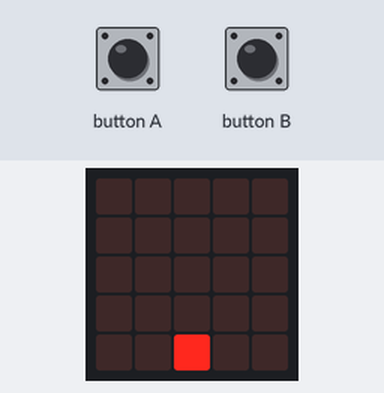
This program was run on a simulated BBC micro:bit running MicroPython. Parts: the board's 5×5 LED display. Inputs (shaded band) come from the test bench.

Above: at 1.2 s.
1.3 s: button A pressed for 0.15 s
At 2.4 s:
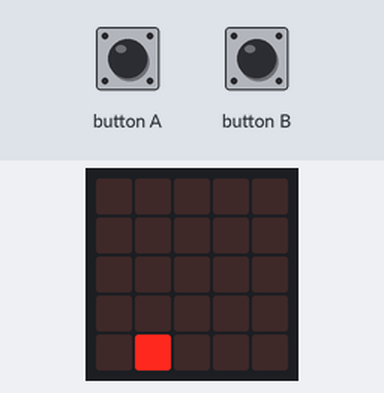
2.9 s: button A pressed for 1 s
At 3.7 s:
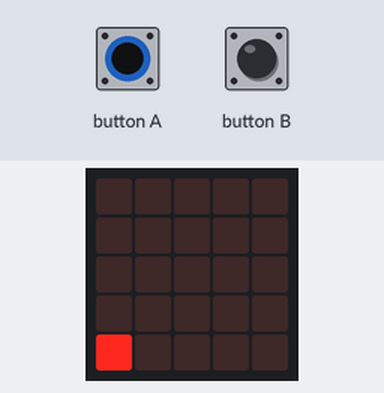
5.4 s: button B pressed for 0.15 s
At 5.9 s:
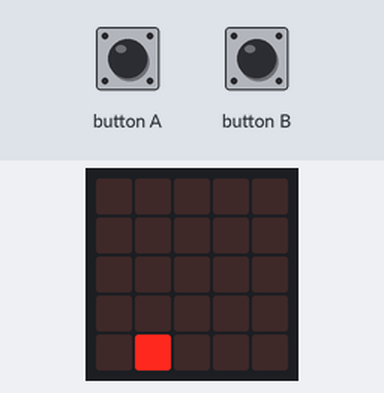
7.0 s: button B pressed for 1 s
At 7.3 s:
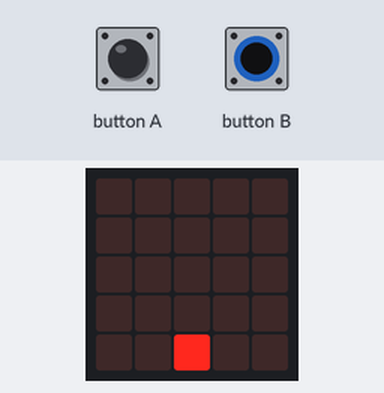
9.5 s: button B pressed for 0.15 s
At 10.6 s:
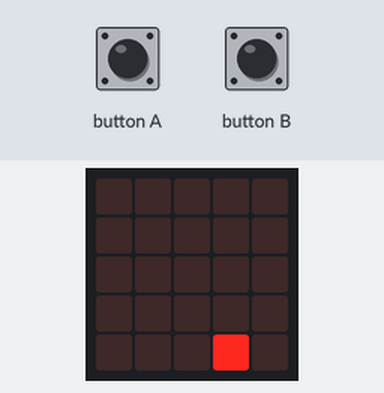
11.1 s: button B pressed for 3.2 s
At 12.0 s:
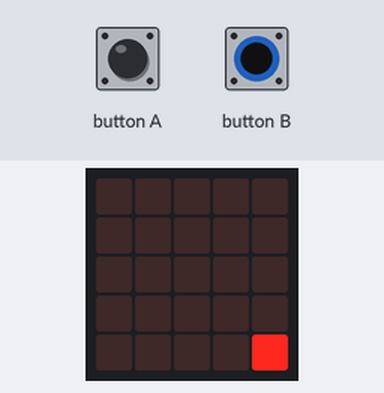
Timing chart, 0 to 14.1 s (numbered marks = the images above; inputs shaded):
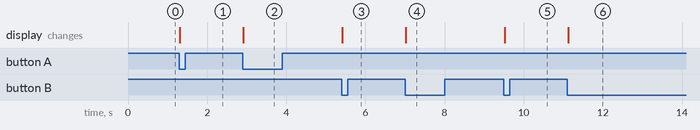

Measured:
- after the input at 1.3 s, the display: changes at once (image 1)
- after the input at 2.9 s, the display: changes at once (image 2)
- after the input at 5.4 s, the display: changes at once (image 3)
- after the input at 7.0 s, the display: changes at once (image 4)
- after the input at 9.5 s, the display: changes at once (image 5)
- after the input at 11.1 s, the display: changes at once (image 6)

The program:

controllerx.py
```python
"""A simple controller that moves across the X-axis at the bottom of the display.

Use the A and B buttons to move.

When the edge is reached, it doesn't move further.
"""
import random
from microbit import *

controller = {
    'x': 2,
    'y': 4,
}

while True:
    a_press = button_a.was_pressed()
    b_press = button_b.was_pressed()
    if a_press or b_press:
        display.set_pixel(controller['x'], controller['y'], 0)
    if a_press:
        if controller['x'] > 0:
            controller['x'] -= 1
    elif b_press:
        if controller['x'] < 4:
            controller['x'] += 1
    display.set_pixel(controller['x'], controller['y'], 9)
    sleep(100)
```
